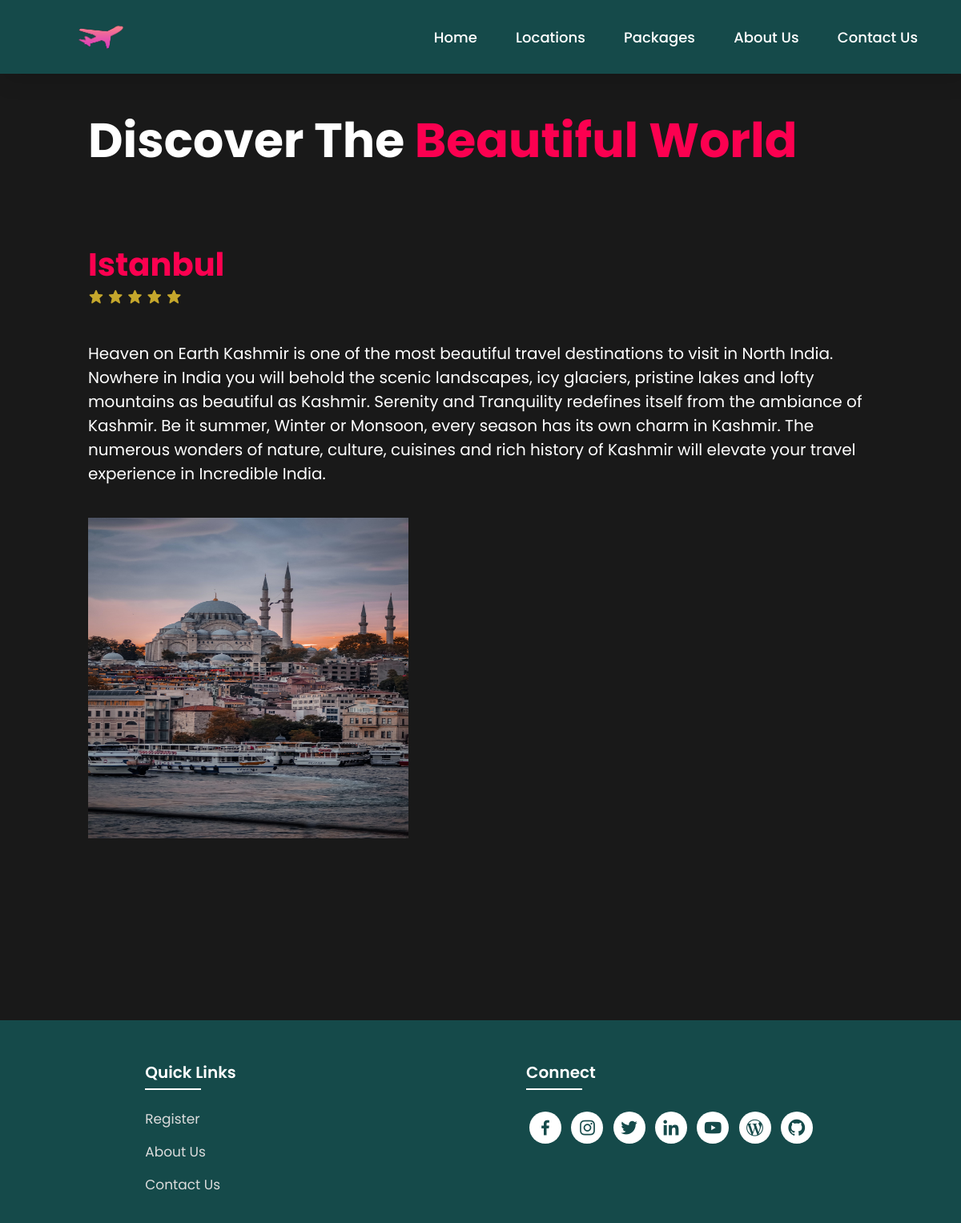
Page /locations/Istanbul on the committed database.
### travel/models.py (models this page shows)
class Location(models.Model):
    country = models.CharField(max_length=100)
    cityName = models.CharField(max_length=100)
    rating = models.IntegerField(default=0)
    description = models.CharField(max_length=500)
    image = models.ImageField(upload_to='static/images/',null=True)

### travel/views.py (the view)
# urls.py: path("locations/<str:city>",views.locations_city)
def locations_city(request,city):
    locations = Location.objects.get(cityName=city)
    context = {'location':locations}
    return render(request,"locations.html",context)

### travel/templates/locations.html (shortened to what this page needs)
{% load static %}
<!DOCTYPE html>
<html lang="en">
<head>
    <link rel="stylesheet" type="text/css" href="{% static './css/style.css'%}">
    <link rel="stylesheet"
    href="https://unpkg.com/boxicons@latest/css/boxicons.min.css">
</head>
<body class="location-body">
    <nav>
        <img src="{% static './images/logo.png' %} " class="logo" alt="Logo" title="FirstFlight Travels">
        <ul class="navbar">
            <li>
                <a href="#home">Home</a>
                <a href="#locations">Locations</a>
                <a href="#package">Packages</a>
                <a href="/about">About Us</a>
                <a href="/contact">Contact Us</a>
            </li>
        </ul>
    </nav>
<section class="location-section">
    <div class="location-heading">
        <h1>Discover The <span>Beautiful World</span></h1>
    </div>
    {% if location %}
    <div class="location-detail" id="kashmir">
        <h1>{{location.cityName}}</h1>
        <div class="stars">
            <a href="#"><i class='bx bxs-star'></i></a>
            <a href="#"><i class='bx bxs-star'></i></a>
            <a href="#"><i class='bx bxs-star'></i></a>
            <a href="#"><i class='bx bxs-star'></i></a>
            <a href="#"><i class='bx bxs-star'></i></a>
        </div>
        <p>{{ location.description }}</p>
        <div class="location-img">
            <img src="{{ location.image }}" alt="{{ location.cityName }}">
        </div>
    </div>
    {% endif %}
    </section>
<section class="footer">
    <div class="foot">
        <div class="footer-content">
            <div class="footlinks">
                <h4>Quick Links</h4>
                <ul>
                    <li><a href="./register.html">Register</a></li>
                    <li><a href="./about.html">About Us</a></li>
                    <li><a href="./contact.html">Contact Us</a></li>
                </ul>
            </div>
            <div class="footlinks">
                <h4>Connect</h4>
                <div class="social">
                    <a href="https://www.facebook.com/" target="_blank"><i class='bx bxl-facebook'></i></a>
                    <a href="https://www.instagram.com" target="_blank"><i class='bx bxl-instagram' ></i></a>
                    <a href="https://www.twitter.com" target="_blank"><i class='bx bxl-twitter' ></i></a>
                    <a href="https://www.linkedin.com/in" target="_blank"><i class='bx bxl-linkedin' ></i></a>
                    <a href="https://www.youtube.com/" target="_blank"><i class='bx bxl-youtube' ></i></a>
                    <a href="https://www.wordpress.com" target="_blank"><i class='bx bxl-wordpress' ></i></a>
                    <a href="https://www.github.com" target="_blank"><i class='bx bxl-github'></i></a>
                </div>
            </div>
        </div>
    </div>
</section>
</body>
</html>

### travel/static/css/style.css (style rules this page uses)
* { padding:0; margin:0; box-sizing:border; font-family:'Poppins',sans-serif; text-decoration: none; list-style: none; scroll-behavior: smooth; }
nav { width: 100%; position: fixed; background-color: rgb(21, 74, 74); box-shadow: 5px 5px 30px rgba(0, 0, 0, 15%); display: flex; align-items: center; justify-content: space-between; }
nav .logo { width: 60px; margin: 2vh; margin-left: 8%; }
nav ul li { list-style: none; display: inline-block; margin-left: 40px; }
.navbar { display: flex; margin-right: 4vh; }
.navbar a { color: white; font-size: 18px; padding: 10px 22px; border-radius: 4px; font-weight: 500; text-decoration: none; transition: ease 0.40s; }
nav ul li a { text-decoration: none; color: rgb(255, 255, 255); font-size: 17px; }
.footer { margin-top: 80px; background-color: rgb(21, 74, 74); }
.foot { padding: 20px 0; }
.footer-content { display: flex; flex-wrap: wrap; justify-content: space-around; }
.footlinks h4 { margin-top: 30px; font-size: 20px; font-weight: 600; color: white; margin-bottom: 30px; position: relative; }
.footlinks h4::before { content: ""; position: absolute; height: 2px; width: 70px; left: 0; bottom: -7px; background: white; }
.footlinks ul li { margin-bottom: 15px; }
.footlinks ul li a { font-size: 17px; color: #dddddd; display: block; transition: ease 0.30s; }
.social a { font-size: 25px; margin: 4px; height: 40px; width: 40px; color: rgb(21, 74, 74); background-color: white; display: inline-flex; justify-content: center; align-items: center; border-radius: 20px; transition: ease 0.30s; }
.location-body { background-color: #191919; color: white; }
.location-section { padding: 110px; height: 100%; min-height: 100vh; }
.location-heading h1 { margin-top: 20px; font-size: 60px; margin-bottom: 20px; }
.location-heading h1 span { color: #fc0050; }
.location-detail h1 { padding-top: 60px; color: #fc0050; font-size: 40px; }
.location-detail p { font-size: 20px; margin-top: 40px; margin-bottom: 10px; }
.location-img img { height: 400px; width: 400px; margin-top: 30px; margin-bottom: 30px; }
.stars i { font-size: 20px; color: rgb(197, 167, 44); }

### rows in the picture
Location: cityName "Istanbul", description "Heaven on Earth Kashmir is one of the most beautiful travel destinations to visit in North India. Nowhere in India you will behold the scenic landscapes, icy glaciers, pristine lakes and lofty mountains as beautiful as Kashmir. Serenity and Tranquility redefines itself from the ambiance of Kashmir. Be it summer, Winter or Monsoon, every season has its own charm in Kashmir. The numerous wonders of nature, culture, cuisines and rich history of Kashmir will elevate your travel experience in Incredible India.", image (picture)
